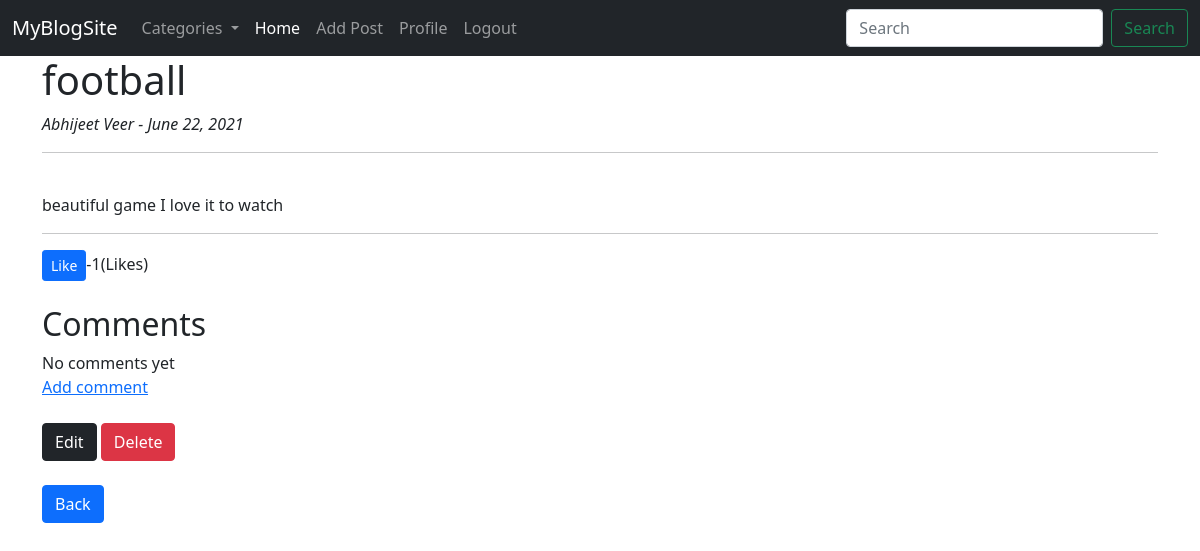
The page /article/8 (signed in) on the database as committed earlier.
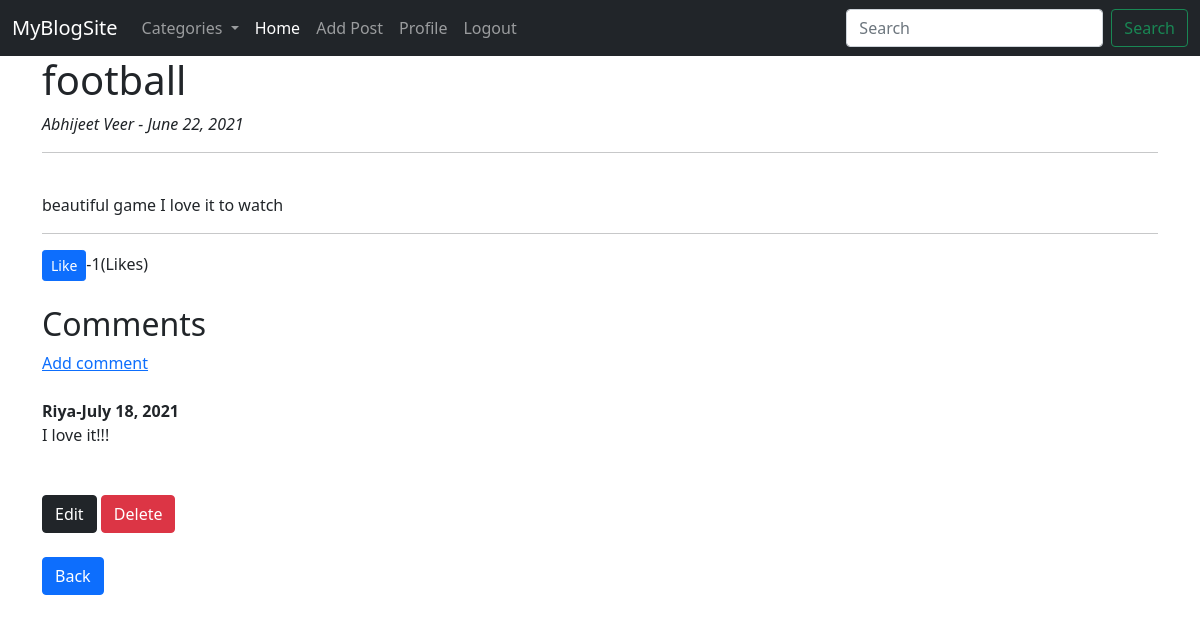
The same page on the database as committed later.
### theblog/models.py (models this page shows, shortened)
class Comment(models.Model):
    post=models.ForeignKey(Post, related_name='comments',on_delete=models.CASCADE)
    name=models.CharField(max_length=255)
    body=models.TextField()
    date_added=models.DateField(auto_now_add=True)

### theblog/views.py (the view)
# urls.py: path('article/<int:pk>', ArticleDetailView.as_view(), name='article-detail'),
class ArticleDetailView(generic.DetailView):
    model=Post
    template_name= 'article.html'
    def get_context_data(self, *args, **kwargs):
        cat_menu= Category.objects.all()
        context= super(ArticleDetailView,self).get_context_data(*args, **kwargs)
        total=get_object_or_404(Post, id=self.kwargs['pk'])
        total_likes=total.total_likes()
        context["cat_menu"]=cat_menu
        context["total_likes"]=total_likes
        return context

### theblog/models.py (called while the page is built)
    def __str__(self):
        return self.name

    def total_likes(self):
        return self.likes.count()

### theblog/templates/article.html (shortened to what this page needs)
{% extends 'base.html' %}
{% block content %}
<h1>{{ post.title }}</h1>
<div><i>{{ post.author.first_name }} {{post.author.last_name}} - {{post.post_date}}</i></div><hr/>
    <br><p class="article-content">{{ post.body }}</p>
    <hr/>
    {% if user.is_authenticated %}
    <form action="{% url 'like-post' post.pk %}" method="POST">
        <button type="submit" name="post_id" value="{{ post.id }}" class="btn btn-primary btn-sm">Like</button>-{{ total_likes }}(Likes)
    </form> <br/>
    <h2>Comments</h2>
    {% if not post.comments.all %}
     No comments yet <br/><a href="{% url 'add-comment' post.pk %}">Add comment</a>
    {% else %}
    <a href="{% url 'add-comment' post.pk %}">Add comment</a>
    <br/><br/>
    {% for comment in  post.comments.all%}
    <strong>
        {{ comment.name }}-{{ comment.date_added }}
    </strong>
    <div>
        {{ comment.body }}
    </div>
    {% endfor %}
    {% endif %}
    <br/>
    {% if user.id == post.author.id %}
    <br/><a href="{% url 'update-post' post.pk %}" class="btn btn-dark">Edit</a>
        <input type="button" class="btn btn-danger" onClick="foo()" value="Delete">
        {% endif %}
    {% endif %}
    <br/><br/>
    <div>
        <a href="{% url 'home' %}" class="btn btn-primary">Back</a>
    </div><br/><br/>
{% endblock %}

Rows that differ between the two databases and show on the page:
added Comment: name "Riya", date_added "July 18, 2021", body "I love it!!!"
Other text that changed with them:
text no longer shown: "No comments yet"
